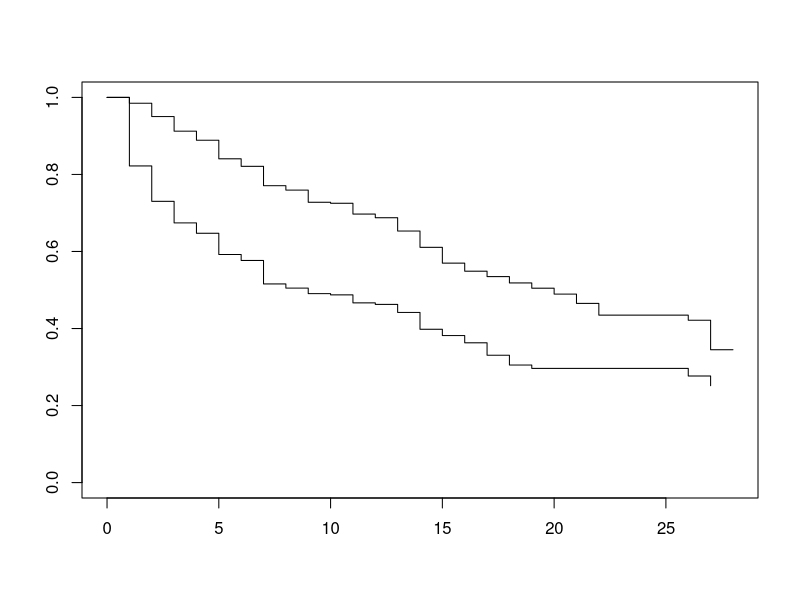

Write R code to recreate this figure.

# Examining how unemployment insurance affects the time that it takes in order to find a job
# Methodology used: Survival Analysis

library(survival)
data <- read.csv('survival_unemployment.csv')

attach(data)

# Spell - This is the dependent variable ; it is the number of periods that a person is unemployed.
time <- spell

# Event implies that the person has found a job
event <- event

#ui (unemployment insurance as 0 or 1, age, and a log of wage earned)
X <- cbind(logwage, ui, age)

# renaming unemployment insurance. 
group <- ui

# Kaplan-Meier non-parametric analysis

kmsurvival1 <- survfit(Surv(time, event) ~ group)
summary(kmsurvival1)

#Plotting this survfit shows that people with unemployment insurance take longer to get a job
plot(kmsurvival1)




